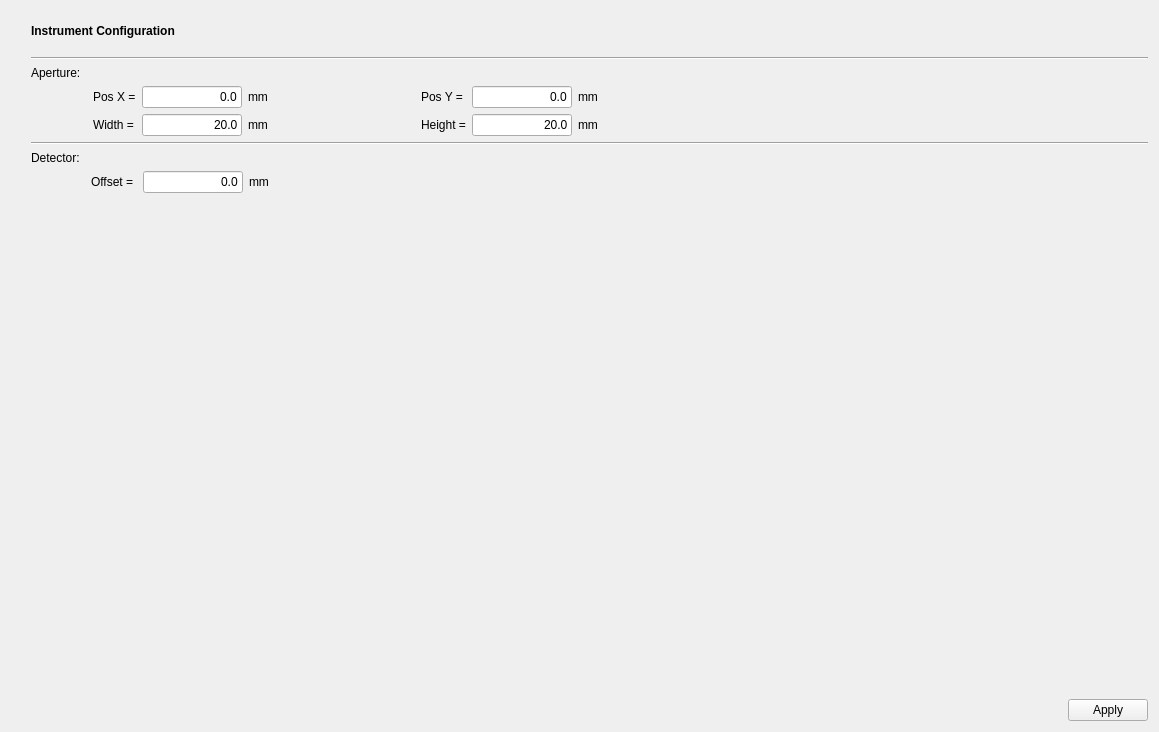
<?xml version="1.0" encoding="UTF-8"?>
<ui version="4.0">
 <class>Form</class>
 <widget class="QWidget" name="Form">
  <property name="geometry">
   <rect>
    <x>0</x>
    <y>0</y>
    <width>1159</width>
    <height>732</height>
   </rect>
  </property>
  <property name="windowTitle">
   <string>Form</string>
  </property>
  <layout class="QGridLayout" name="gridLayout">
   <item row="0" column="0">
    <spacer name="verticalSpacer_3">
     <property name="orientation">
      <enum>Qt::Vertical</enum>
     </property>
     <property name="sizeType">
      <enum>QSizePolicy::Fixed</enum>
     </property>
     <property name="sizeHint" stdset="0">
      <size>
       <width>20</width>
       <height>40</height>
      </size>
     </property>
    </spacer>
   </item>
   <item row="0" column="1">
    <widget class="QLabel" name="whatLbl_2">
     <property name="font">
      <font>
       <weight>75</weight>
       <bold>true</bold>
       <underline>false</underline>
      </font>
     </property>
     <property name="text">
      <string>Instrument Configuration</string>
     </property>
    </widget>
   </item>
   <item row="1" column="1" colspan="2">
    <widget class="Line" name="line">
     <property name="windowModality">
      <enum>Qt::NonModal</enum>
     </property>
     <property name="sizePolicy">
      <sizepolicy hsizetype="Expanding" vsizetype="Fixed">
       <horstretch>0</horstretch>
       <verstretch>0</verstretch>
      </sizepolicy>
     </property>
     <property name="orientation">
      <enum>Qt::Horizontal</enum>
     </property>
    </widget>
   </item>
   <item row="2" column="1">
    <widget class="QLabel" name="label_11">
     <property name="font">
      <font>
       <italic>false</italic>
      </font>
     </property>
     <property name="frameShape">
      <enum>QFrame::NoFrame</enum>
     </property>
     <property name="text">
      <string>Aperture:</string>
     </property>
     <property name="textFormat">
      <enum>Qt::AutoText</enum>
     </property>
     <property name="wordWrap">
      <bool>false</bool>
     </property>
     <property name="margin">
      <number>0</number>
     </property>
     <property name="indent">
      <number>0</number>
     </property>
    </widget>
   </item>
   <item row="3" column="1">
    <layout class="QGridLayout" name="gridLayout_2">
     <property name="leftMargin">
      <number>62</number>
     </property>
     <item row="0" column="2">
      <widget class="QLabel" name="label_16">
       <property name="text">
        <string>mm</string>
       </property>
      </widget>
     </item>
     <item row="1" column="8" colspan="2">
      <spacer name="horizontalSpacer_2">
       <property name="orientation">
        <enum>Qt::Horizontal</enum>
       </property>
       <property name="sizeHint" stdset="0">
        <size>
         <width>40</width>
         <height>20</height>
        </size>
       </property>
      </spacer>
     </item>
     <item row="0" column="5">
      <widget class="QLabel" name="label_13">
       <property name="sizePolicy">
        <sizepolicy hsizetype="Fixed" vsizetype="Preferred">
         <horstretch>0</horstretch>
         <verstretch>0</verstretch>
        </sizepolicy>
       </property>
       <property name="text">
        <string>Pos Y =</string>
       </property>
      </widget>
     </item>
     <item row="1" column="5">
      <widget class="QLabel" name="label_15">
       <property name="text">
        <string>Height =</string>
       </property>
      </widget>
     </item>
     <item row="0" column="1">
      <widget class="QLineEdit" name="apXBox">
       <property name="minimumSize">
        <size>
         <width>50</width>
         <height>0</height>
        </size>
       </property>
       <property name="maximumSize">
        <size>
         <width>100</width>
         <height>16777215</height>
        </size>
       </property>
       <property name="text">
        <string>0.0</string>
       </property>
       <property name="alignment">
        <set>Qt::AlignRight|Qt::AlignTrailing|Qt::AlignVCenter</set>
       </property>
      </widget>
     </item>
     <item row="0" column="8">
      <spacer name="horizontalSpacer_3">
       <property name="orientation">
        <enum>Qt::Horizontal</enum>
       </property>
       <property name="sizeType">
        <enum>QSizePolicy::Fixed</enum>
       </property>
       <property name="sizeHint" stdset="0">
        <size>
         <width>10</width>
         <height>20</height>
        </size>
       </property>
      </spacer>
     </item>
     <item row="1" column="2">
      <widget class="QLabel" name="label_17">
       <property name="text">
        <string>mm</string>
       </property>
      </widget>
     </item>
     <item row="1" column="0">
      <widget class="QLabel" name="label_14">
       <property name="text">
        <string>Width =</string>
       </property>
      </widget>
     </item>
     <item row="0" column="6">
      <widget class="QLineEdit" name="apYBox">
       <property name="minimumSize">
        <size>
         <width>50</width>
         <height>0</height>
        </size>
       </property>
       <property name="maximumSize">
        <size>
         <width>100</width>
         <height>16777215</height>
        </size>
       </property>
       <property name="text">
        <string>0.0</string>
       </property>
       <property name="alignment">
        <set>Qt::AlignRight|Qt::AlignTrailing|Qt::AlignVCenter</set>
       </property>
      </widget>
     </item>
     <item row="0" column="0">
      <widget class="QLabel" name="label_12">
       <property name="sizePolicy">
        <sizepolicy hsizetype="Fixed" vsizetype="Preferred">
         <horstretch>0</horstretch>
         <verstretch>0</verstretch>
        </sizepolicy>
       </property>
       <property name="frameShape">
        <enum>QFrame::NoFrame</enum>
       </property>
       <property name="text">
        <string>Pos X =</string>
       </property>
      </widget>
     </item>
     <item row="1" column="6">
      <widget class="QLineEdit" name="apHBox">
       <property name="minimumSize">
        <size>
         <width>50</width>
         <height>0</height>
        </size>
       </property>
       <property name="maximumSize">
        <size>
         <width>100</width>
         <height>16777215</height>
        </size>
       </property>
       <property name="text">
        <string>20.0</string>
       </property>
       <property name="frame">
        <bool>true</bool>
       </property>
       <property name="alignment">
        <set>Qt::AlignRight|Qt::AlignTrailing|Qt::AlignVCenter</set>
       </property>
      </widget>
     </item>
     <item row="1" column="1">
      <widget class="QLineEdit" name="apWBox">
       <property name="minimumSize">
        <size>
         <width>50</width>
         <height>0</height>
        </size>
       </property>
       <property name="maximumSize">
        <size>
         <width>100</width>
         <height>16777215</height>
        </size>
       </property>
       <property name="text">
        <string>20.0</string>
       </property>
       <property name="alignment">
        <set>Qt::AlignRight|Qt::AlignTrailing|Qt::AlignVCenter</set>
       </property>
      </widget>
     </item>
     <item row="0" column="3">
      <spacer name="horizontalSpacer">
       <property name="orientation">
        <enum>Qt::Horizontal</enum>
       </property>
       <property name="sizeType">
        <enum>QSizePolicy::Fixed</enum>
       </property>
       <property name="sizeHint" stdset="0">
        <size>
         <width>10</width>
         <height>20</height>
        </size>
       </property>
      </spacer>
     </item>
     <item row="0" column="7">
      <widget class="QLabel" name="label_18">
       <property name="text">
        <string>mm</string>
       </property>
      </widget>
     </item>
     <item row="1" column="7">
      <widget class="QLabel" name="label_19">
       <property name="text">
        <string>mm</string>
       </property>
      </widget>
     </item>
    </layout>
   </item>
   <item row="4" column="1" colspan="2">
    <widget class="Line" name="line_2">
     <property name="orientation">
      <enum>Qt::Horizontal</enum>
     </property>
    </widget>
   </item>
   <item row="5" column="1">
    <widget class="QLabel" name="label_4">
     <property name="text">
      <string>Detector:</string>
     </property>
    </widget>
   </item>
   <item row="6" column="1">
    <layout class="QHBoxLayout" name="horizontalLayout_3">
     <property name="leftMargin">
      <number>60</number>
     </property>
     <item>
      <widget class="QLabel" name="label">
       <property name="text">
        <string>Offset = </string>
       </property>
       <property name="margin">
        <number>0</number>
       </property>
      </widget>
     </item>
     <item>
      <widget class="QLineEdit" name="apXBox_2">
       <property name="minimumSize">
        <size>
         <width>50</width>
         <height>0</height>
        </size>
       </property>
       <property name="maximumSize">
        <size>
         <width>100</width>
         <height>16777215</height>
        </size>
       </property>
       <property name="text">
        <string>0.0</string>
       </property>
       <property name="alignment">
        <set>Qt::AlignRight|Qt::AlignTrailing|Qt::AlignVCenter</set>
       </property>
      </widget>
     </item>
     <item>
      <widget class="QLabel" name="label_10">
       <property name="text">
        <string>mm</string>
       </property>
      </widget>
     </item>
     <item>
      <spacer name="horizontalSpacer_4">
       <property name="orientation">
        <enum>Qt::Horizontal</enum>
       </property>
       <property name="sizeHint" stdset="0">
        <size>
         <width>40</width>
         <height>20</height>
        </size>
       </property>
      </spacer>
     </item>
    </layout>
   </item>
   <item row="7" column="0" rowspan="2">
    <spacer name="verticalSpacer">
     <property name="orientation">
      <enum>Qt::Vertical</enum>
     </property>
     <property name="sizeHint" stdset="0">
      <size>
       <width>20</width>
       <height>477</height>
      </size>
     </property>
    </spacer>
   </item>
   <item row="7" column="2">
    <spacer name="verticalSpacer_2">
     <property name="orientation">
      <enum>Qt::Vertical</enum>
     </property>
     <property name="sizeHint" stdset="0">
      <size>
       <width>20</width>
       <height>443</height>
      </size>
     </property>
    </spacer>
   </item>
   <item row="8" column="2">
    <widget class="QPushButton" name="applyButton">
     <property name="sizePolicy">
      <sizepolicy hsizetype="Minimum" vsizetype="Fixed">
       <horstretch>0</horstretch>
       <verstretch>0</verstretch>
      </sizepolicy>
     </property>
     <property name="text">
      <string>Apply</string>
     </property>
    </widget>
   </item>
  </layout>
 </widget>
 <tabstops>
  <tabstop>apXBox</tabstop>
  <tabstop>apYBox</tabstop>
  <tabstop>apWBox</tabstop>
  <tabstop>apHBox</tabstop>
 </tabstops>
 <resources/>
 <connections/>
</ui>
